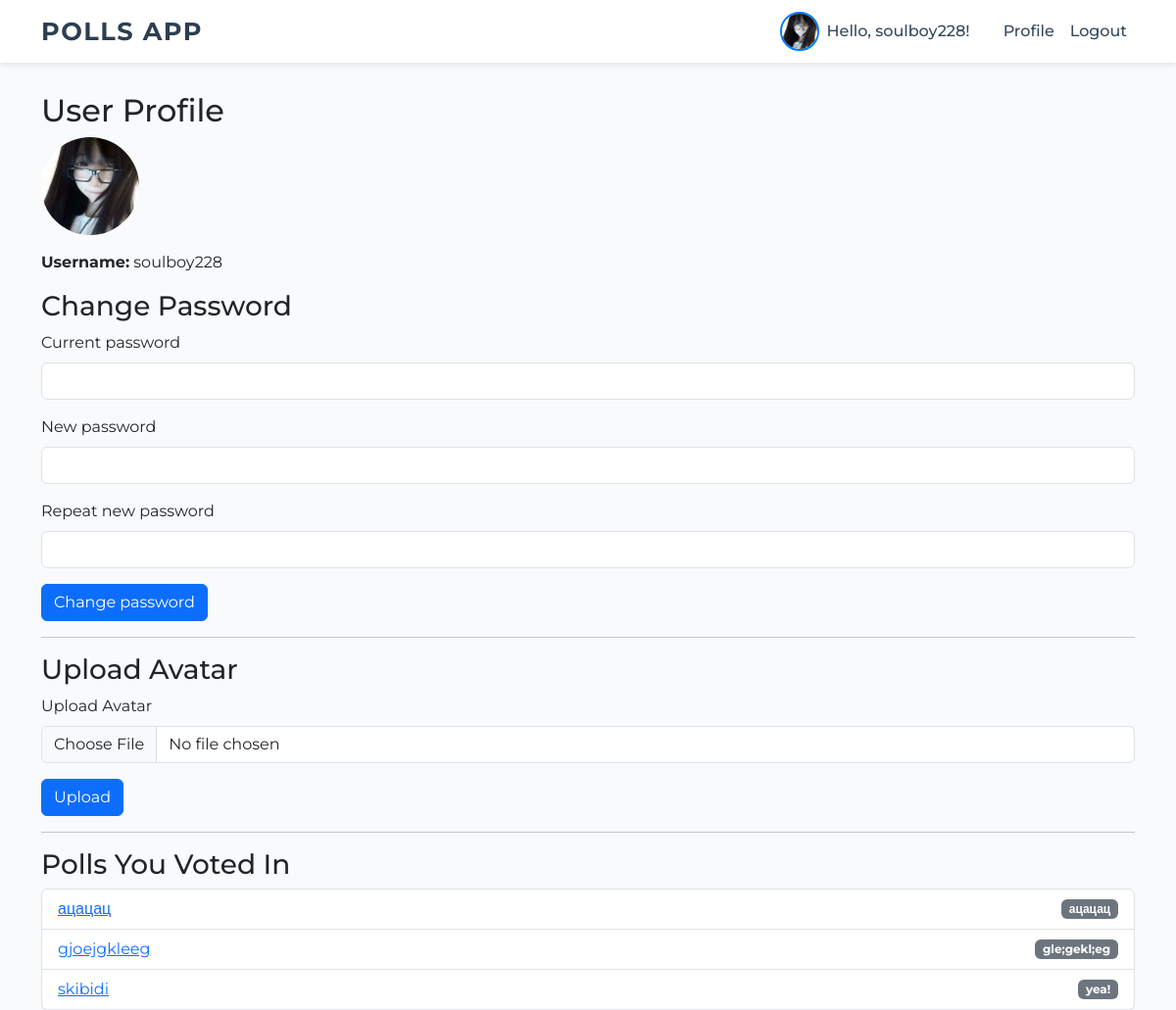
The app's page /profile (signed in) with its own data.
### app.py (models this page shows, shortened)
class User(UserMixin, db.Model):
    id = db.Column(db.Integer, primary_key=True)
    username = db.Column(db.String(150), unique=True, nullable=False)
    password_hash = db.Column(db.String(256), nullable=False)
    is_admin = db.Column(db.Boolean, default=False)
    avatar_filename = db.Column(db.String(300), nullable=True)
    votes = db.relationship('Vote', backref='user', lazy=True)

class Option(db.Model):
    id = db.Column(db.Integer, primary_key=True)
    text = db.Column(db.String(200), nullable=False)
    poll_id = db.Column(db.Integer, db.ForeignKey('poll.id'), nullable=False)
    votes = db.relationship('Vote', backref='option', lazy=True)

class Poll(db.Model):
    id = db.Column(db.Integer, primary_key=True)
    question = db.Column(db.String(500), nullable=False)
    image_filename = db.Column(db.String(300))
    options = db.relationship('Option', backref='poll', lazy=True)
    votes = db.relationship('Vote', backref='poll', lazy=True)

### app.py (the view, shortened to what this page needs)
@app.route('/profile', methods=['GET', 'POST'])
@login_required
def profile():
    pwd_form = PasswordChangeForm()
    avatar_form = AvatarUploadForm()
    votes = Vote.query.filter_by(user_id=current_user.id).all()
    polls_voted = {}
    for vote in votes:
        poll = Poll.query.get(vote.poll_id)
        if poll:
            polls_voted[poll] = vote.option.text
    return render_template('profile.html', pwd_form=pwd_form, avatar_form=avatar_form, polls_voted=polls_voted)

### app.py
class PasswordChangeForm(FlaskForm):
    old_password = PasswordField('Current password', validators=[DataRequired()])
    new_password = PasswordField('New password', validators=[DataRequired(), Length(min=6)])
    new_password2 = PasswordField('Repeat new password', validators=[DataRequired(), EqualTo('new_password')])
    submit = SubmitField('Change password')

class AvatarUploadForm(FlaskForm):
    avatar = FileField('Upload Avatar', validators=[FileAllowed(ALLOWED_EXTENSIONS, 'Images only!')])
    submit = SubmitField('Upload')

### app.py (called while the page is built)
@login_manager.user_loader
def load_user(user_id):
    return User.query.get(int(user_id))

### templates/profile.html (shortened to what this page needs)
{% extends "layout.html" %}
{% block content %}
<h2>User Profile</h2>
{% if current_user.avatar_filename %}
  <img src="{{ url_for('static', filename='uploads/' ~ current_user.avatar_filename) }}" alt="Avatar" class="rounded-circle mb-3" style="width:100px; height:100px; object-fit:cover;">
{% endif %}
<p><strong>Username:</strong> {{ current_user.username }}</p>
<h3>Change Password</h3>
<form method="POST">
  <div class="mb-3">
    {{ pwd_form.old_password.label(class="form-label") }}
    {{ pwd_form.old_password(class="form-control") }}
  </div>
  <div class="mb-3">
    {{ pwd_form.new_password.label(class="form-label") }}
    {{ pwd_form.new_password(class="form-control") }}
  </div>
  <div class="mb-3">
    {{ pwd_form.new_password2.label(class="form-label") }}
    {{ pwd_form.new_password2(class="form-control") }}
  </div>
  <button type="submit" name="change_password" class="btn btn-primary">{{ pwd_form.submit.label.text }}</button>
</form>
<hr>
<h3>Upload Avatar</h3>
<form method="POST" enctype="multipart/form-data">
  <div class="mb-3">
    {{ avatar_form.avatar.label(class="form-label") }}
    {{ avatar_form.avatar(class="form-control") }}
  </div>
  <button type="submit" name="upload_avatar" class="btn btn-primary">{{ avatar_form.submit.label.text }}</button>
</form>
<hr>
<h3>Polls You Voted In</h3>
{% if polls_voted %}
  <ul class="list-group">
    {% for poll, option_text in polls_voted.items() %}
      <li class="list-group-item d-flex justify-content-between align-items-center">
        <a href="{{ url_for('poll_detail', poll_id=poll.id) }}">{{ poll.question }}</a>
        <span class="badge bg-secondary">{{ option_text }}</span>
      </li>
    {% endfor %}
  </ul>
{% else %}
  <p>You have not voted in any polls yet.</p>
{% endif %}
{% endblock %}

### templates/layout.html (shortened to what this page needs)
<!doctype html>
<html lang="en">
<head>
  <link href="https://cdn.jsdelivr.net/npm/bootstrap@5.3.0/dist/css/bootstrap.min.css" rel="stylesheet" />
</head>
<body>
<nav class="navbar fixed-top navbar-expand-lg">
  <div class="container">
    <a class="navbar-brand" href="{{ url_for('index') }}">Polls App</a>
    <div class="collapse navbar-collapse justify-content-end" id="navbarNav">
      <ul class="navbar-nav align-items-center">
        {% if current_user.is_authenticated %}
          <li class="nav-item d-flex align-items-center me-3">
            {% if current_user.avatar_filename %}
              <img src="{{ url_for('static', filename='uploads/' ~ current_user.avatar_filename) }}" alt="Avatar"
                   class="avatar" title="{{ current_user.username }}">
            {% endif %}
            <span class="navbar-text">Hello, {{ current_user.username }}!</span>
          </li>
          <li class="nav-item">
            <a class="nav-link" href="{{ url_for('profile') }}">Profile</a>
          </li>
          <li class="nav-item">
            <a class="nav-link" href="{{ url_for('logout') }}">Logout</a>
          </li>
        {% endif %}
      </ul>
    </div>
  </div>
</nav>
<div class="container mt-4">
  {% block content %}{% endblock %}
</div>
</body>
</html>

### templates/layout.html (style rules this page uses)
body { padding-top: 70px; font-family: 'Montserrat', sans-serif; background-color: #f9fafb; }
.navbar-brand { font-weight: 700; font-size: 1.6rem; letter-spacing: 1.5px; color: #2c3e50 !important; text-transform: uppercase; }
.navbar { background-color: #ffffff !important; box-shadow: 0 2px 6px rgba(0,0,0,0.1); }
.nav-link { font-weight: 500; color: #34495e !important; transition: color 0.3s ease; }
.navbar-text { color: #34495e; font-weight: 500; margin-right: 10px; }
.avatar { width: 40px; height: 40px; object-fit: cover; border-radius: 50%; border: 2px solid #007bff; margin-right: 8px; transition: transform 0.3s ease; }

### records on screen
User: avatar_filename (picture), username "soulboy228"
Option: question "ацацац", text "ацацац"
Option: question "gjoejgkleeg", text "gle;gekl;eg"
Option: question "skibidi", text "yea!"

### other values on screen
{{ pwd_form.old_password.label(class="form-label") }} "Current password"
{{ pwd_form.new_password.label(class="form-label") }} "New password"
{{ pwd_form.new_password2.label(class="form-label") }} "Repeat new password"
{{ pwd_form.submit.label.text }} "Change password"
{{ avatar_form.avatar.label(class="form-label") }} "Upload Avatar"
{{ avatar_form.submit.label.text }} "Upload"
